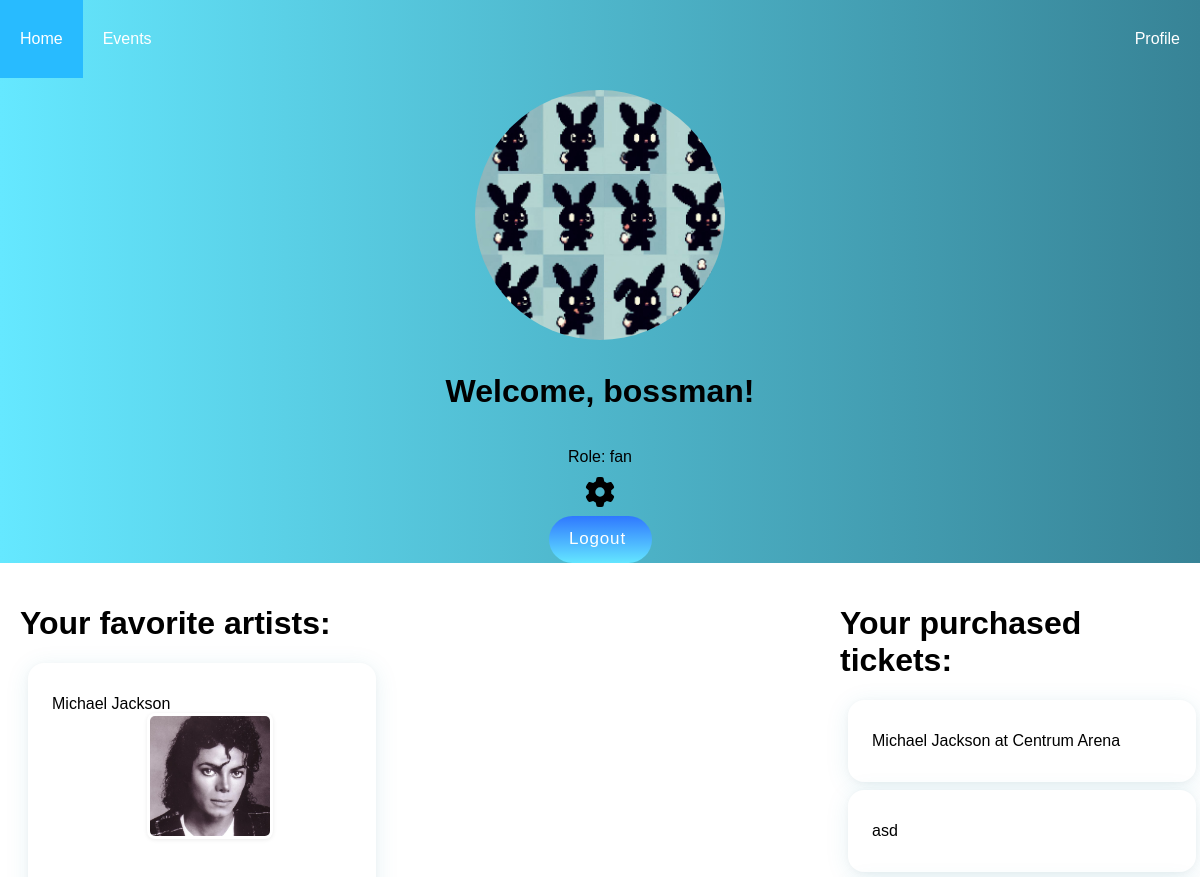
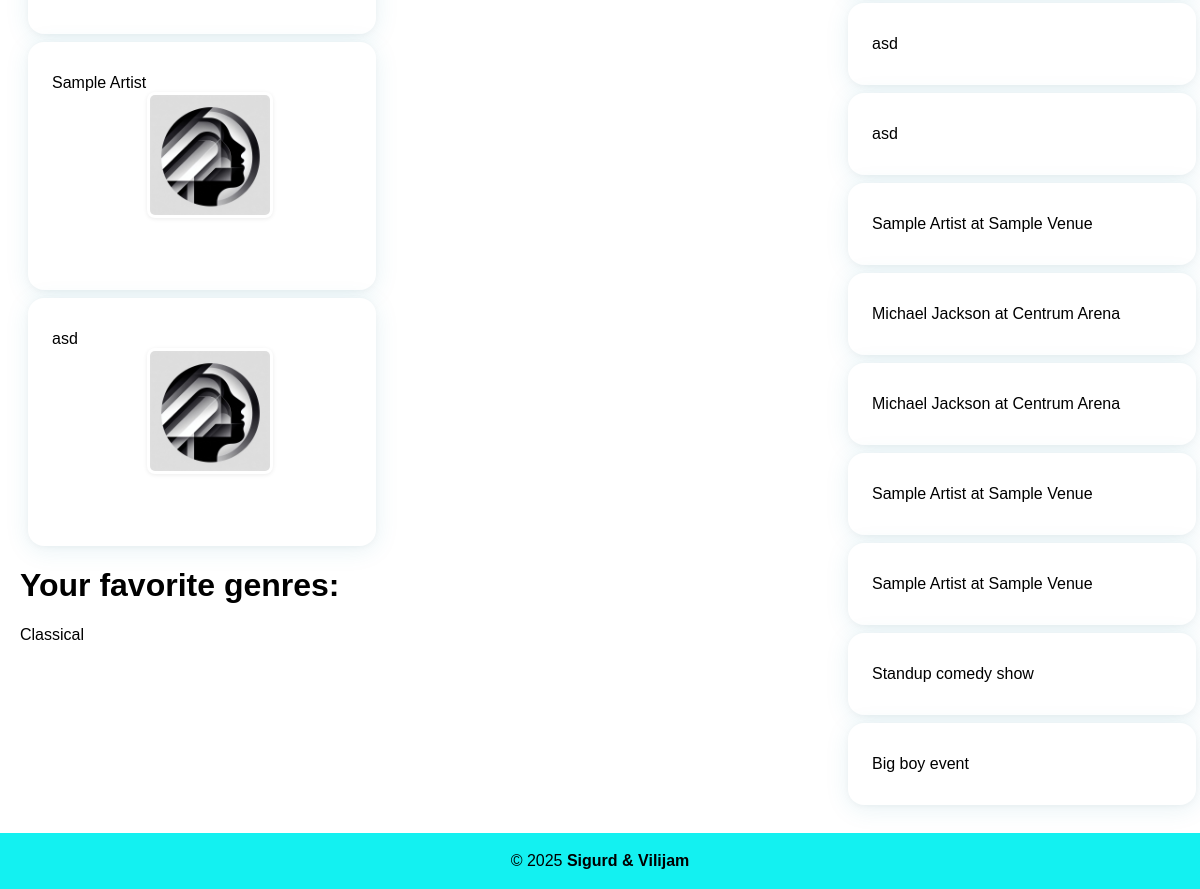
Page /profile/ (signed in) on the committed database (2 pictures, top to bottom).
### app/models.py (models this page shows, shortened)
class User(AbstractUser):
    choices = [
        ("fan", "Fan"),
        ("artist", "Artist"),
        ("venue", "Venue"),
        ("doorman", "Doorman"),
    ]
    role = models.CharField(max_length=100, choices=choices, default="fan")
    profilename = models.CharField(
        max_length=100
    )  # Name on profile different from username and full name
    bio = models.TextField(max_length=1000, null=True, blank=True)
    profilepic = models.ImageField(
        upload_to="profilepics/",
        default="profilepics/default.png",
        null=True,
        blank=True,
    )

class Genre(models.Model):
    genrename = models.CharField(max_length=100)
    code = models.CharField(max_length=10, unique=True)

class Tickets(models.Model):
    event = models.ForeignKey(Events, on_delete=models.CASCADE, related_name="tickets")
    fan = models.ForeignKey(Fan, on_delete=models.CASCADE, related_name="tickets")
    ticketnumber = models.IntegerField()
    is_used = models.BooleanField(default=False)

class Events(models.Model):
    eventname = models.CharField(max_length=100)
    eventdate = models.DateField()
    eventtime = models.TimeField()
    location = models.ForeignKey(
        Location, on_delete=models.CASCADE, related_name="events"
    )
    eventdescription = models.TextField()
    eventimage = models.ImageField(
        upload_to="eventpics/", default="eventpics/default.png", null=True, blank=True
    )
    EventArtists = models.ManyToManyField(
        Artist, through="EventArtists", related_name="event_artists"
    )
    eventvenue = models.ForeignKey(
        Venue, on_delete=models.CASCADE, related_name="event_venue"
    )
    ticketsold = models.IntegerField(default=0)
    ticketprice = models.DecimalField(max_digits=5, decimal_places=2)
    genres = models.ManyToManyField(Genre, related_name="events")
    authorized_doormen = models.ManyToManyField(
        Doorman, related_name="events", blank=True
    )

### app/views.py (the view)
# urls.py: path("profile/", views.profile, name="profile"),
@profile_required
@login_required
def profile(request):
    return render(request, "profile.html")

### app/utils.py (called while the page is built)
def profile_required(view_func):
    @wraps(view_func)
    def checkprofile(request, *args, **kwargs):
        user = request.user
        if not (
            hasattr(user, "fan_user")
            or hasattr(user, "artist_user")
            or hasattr(user, "venue_user")
            or hasattr(user, "doorman_user")
        ):
            return redirect("createprofile")
        return view_func(request, *args, **kwargs)
    return checkprofile

### templates/profile.html (shortened to what this page needs)
{%extends "base.html"%}
{%block content%}
<div class="profilepic"><img src="{%if user.profilepic%} {{user.profilepic.url}} {%endif%}" alt="profilepicture"
        width="20%">
    <h1>Welcome, {{user.profilename}}!</h1>
    <p>Role: {{user.role}}</p>
    <a href="{%url 'editprofile' %}"></a>
    <form method="post" action="{% url 'logout' %}">
        <button type="submit">Logout</button>
    </form>
</div>
<div class="container profile-flex">
    <div class="profile-main">
        {% if user.role == "fan" %}
        <div class="favartists">
            <h1>Your favorite artists:</h1>
            {% for artist in user.fan_user.favartists.all %} {% if artist.artist_user %}
            <div class="card"><a href="{% url 'artistprofile' artist.artist_user.id %}">{{ artist.profilename }}</a><img
                    src="{{ artist.profilepic.url }}" width="20px">
            </div>
            {% endif %}{% endfor %}
        </div>
        <div class="favgenres">
            <h1>Your favorite genres:</h1>
            {% for genre in user.fan_user.genres.all %}
            <p>{{ genre.genrename }}</p>
            {% endfor %}
        </div>
    </div>
    <div class="tickets">
        <h1>Your purchased tickets:</h1>
        {% for ticket in user.fan_user.tickets.all %}
        <div class="card">
            <a href="{% url 'ticket' ticket.id %}">{{ ticket.event.eventname }}</a>
        </div>
        {% endfor %}
    </div>
    {% endif %}
</div>
{%endblock%}

### static/css/base.css (style rules this page uses)
.tickets { flex: 1; min-width: 260px; max-width: 340px; }
body { font-family: Verdana, Geneva, Tahoma, sans-serif; background: linear-gradient(rgb(255, 255, 255), rgb(255, 255, 255)); margin: 0; }
.container { max-width: 1200px; margin: 0 auto; padding: 20px; }
button { display: flex; align-items: center; font-family: inherit; cursor: pointer; font-weight: 500; font-size: 17px; padding: 0.8em 1.5em 0.8em 1.2em; color: white; background: linear-gradient(0deg, rgba(100, 230, 255, 1) 0%, rgb(47, 120, 255) 100%); border: none; letter-spacing: 0.05em; border-radius: 20em; }
.card { background: #fff; border: none; box-shadow: 0 4px 24px rgba(33, 134, 166, 0.10), 0 1.5px 6px rgba(0, 0, 0, 0.04); padding: 2rem 1.5rem; font-size: 1em; border-radius: 16px; transition: transform 0.15s, box-shadow 0.15s; margin: 0.5rem; width: 300px; display: flex; flex-direction: column; align-items: center; }
.card a { display: block; height: 100%; width: 100%; color: inherit; text-decoration: none; }
.card img { float: right; width: 120px; height: 120px; margin-left: 16px; margin-bottom: 8px; border-radius: 8px; box-shadow: 0 1px 4px rgba(0, 0, 0, 0.08); object-fit: cover; vertical-align: top; }

### templates/profile.html (style rules this page uses)
.profilepic { display: flex; justify-content: center; background: linear-gradient(to right, rgb(101, 232, 255), rgb(55, 131, 150)); flex-direction: column; align-items: center; }
img { border-radius: 50%; padding: 1%; border: 1%; width: 250px; height: 250px; }
.settings { bottom: 5px; position: relative; }
.profile-flex { display: flex; gap: 40px; align-items: flex-start; }
.profile-main { flex: 2; }

### rows in the picture
User: profilepic (picture), profilename "bossman", role "fan"
User: profilename "Michael Jackson", profilepic (picture)
User: profilename "Sample Artist", profilepic (placeholder picture)
User: profilename "asd", profilepic (placeholder picture)
Genre: genrename "Classical"
Tickets: event.eventname "Michael Jackson at Centrum Arena"
Tickets: event.eventname "asd"
Tickets: event.eventname "asd"
Tickets: event.eventname "asd"
Tickets: event.eventname "Sample Artist at Sample Venue"
Tickets: event.eventname "Michael Jackson at Centrum Arena"
Tickets: event.eventname "Michael Jackson at Centrum Arena"
Tickets: event.eventname "Sample Artist at Sample Venue"
Tickets: event.eventname "Sample Artist at Sample Venue"
Tickets: event.eventname "Standup comedy show"
Tickets: event.eventname "Big boy event"
